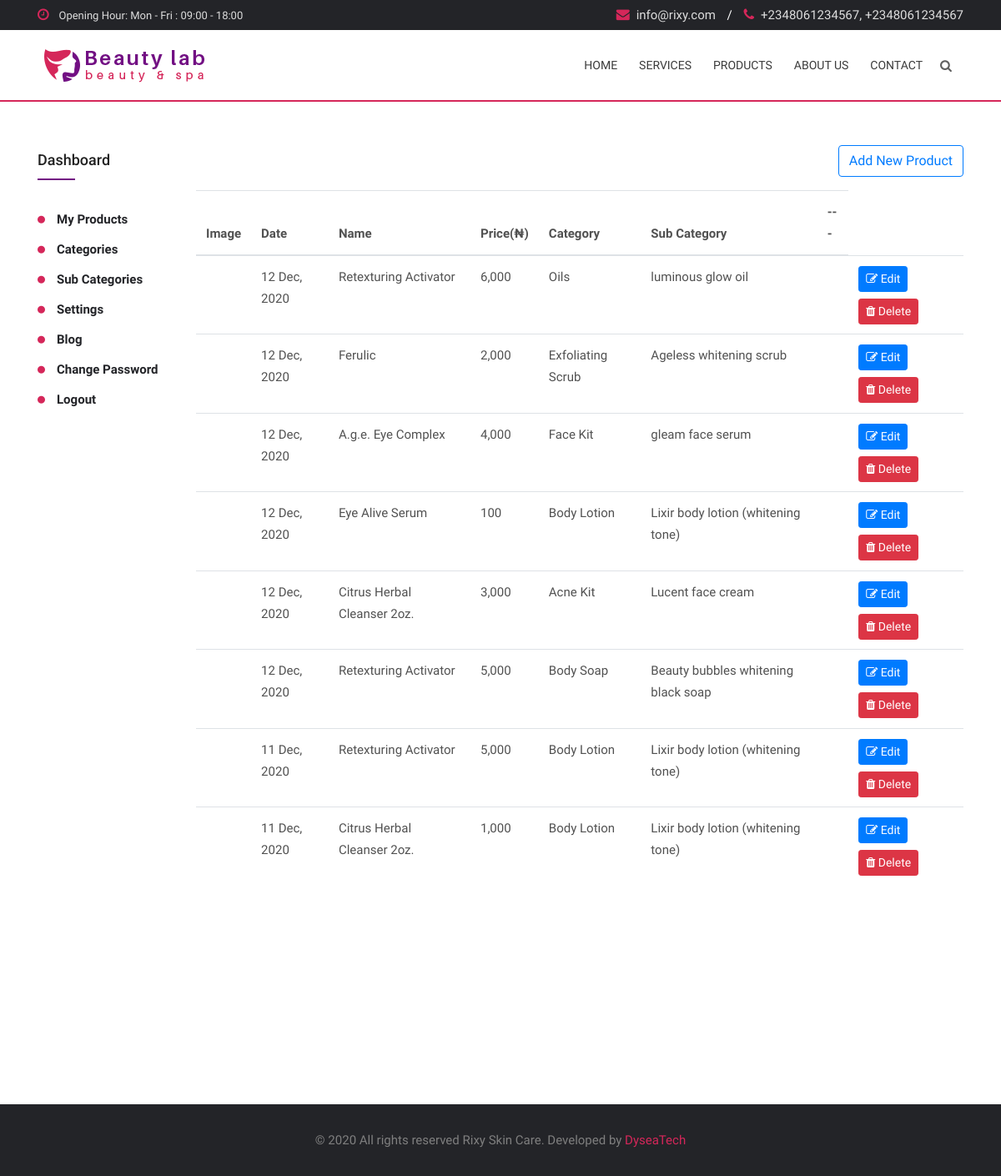
Page /dashboard.php on the committed database.
### tables this page shows
CREATE TABLE `dsettings` (
  `id` int(11) NOT NULL,
  `dphone` varchar(50) DEFAULT NULL,
  `demail` varchar(40) DEFAULT NULL,
  `daddress` text DEFAULT NULL,
  `dweb` varchar(40) NOT NULL,
  `ddate` datetime NOT NULL DEFAULT current_timestamp()
);

CREATE TABLE `dproducts` (
  `id` int(11) NOT NULL,
  `pid` varchar(35) DEFAULT NULL,
  `dsku` varchar(20) DEFAULT NULL,
  `pname` varchar(100) DEFAULT NULL,
  `pprice` varchar(11) DEFAULT NULL,
  `pdesc` text DEFAULT NULL,
  `dcategory` varchar(100) DEFAULT NULL,
  `dsub_cat` varchar(100) DEFAULT NULL,
  `dimg` varchar(20) DEFAULT NULL,
  `ddate` varchar(20) DEFAULT NULL
);

### dashboard.php (the view, shortened to what this page needs)
<?php
include 'head.php';  ?>
<body>
    <?php include 'header.php'; ?>
    <section class="blog-section blog-details mt-5">
        <div class="container">
            <div class="row">
                <div class="col-lg-2 bg-infos">
                    <aside class="blog-sidebar clearfix">
                    <?php include 'link.php'; ?>
                    </aside>
                </div>
                <div class="col-lg-10">
                <div class="right mb-3" style="text-align: right;">
                    <a href="#allproduct" title="Add New Product" class="btn btn-outline-primary" data-toggle="modal" data-target="#exampleModal">Add New Product</a>
                </div>
                <div class="table-responsive">
                    <table class="table table-stripeds table-hover">
                        <thead>
                            <tr>
                            <th scope="col">Image</th>
                            <th scope="col">Date</th>
                            <th scope="col">Name</th>
                            <th scope="col">Price(&#8358;)</th>
                            <th scope="col">Category</th>
                            <th scope="col">Sub Category</th>
                            <th scope="col">---</th>
                            </tr>
                        </thead>
                        <tbody>
                            <?php
                            $sql=$conn->query("SELECT * FROM dproducts ORDER BY id DESC");
                            if($sql->num_rows>0){
                                while($row=$sql->fetch_assoc()):
                                ?>
                            <tr>
                            <th scope="row">
                            </th>
                            <td><?php echo formatDate($row['ddate']); ?></td>
                            <td><?php echo $row['pname']; ?></td>
                            <td><?php echo number_format($row['pprice']); ?></td>
                            <td><?php echo $row['dcategory']; ?></td>
                            <td><?php echo $row['dsub_cat']; ?></td>
                            <td>
                            <td>
                                    <button class="btn btn-sm btn-primary mb-2" data-toggle="modal" data-target="#exampleModal<?php echo $row['id']; ?>"> <i class="fa fa-edit"></i> Edit</button>
                                    <button id="productRemove" img="<?php echo $row['dimg']; ?>" cid="<?php echo $row['pid']; ?>" class="btn btn-sm btn-danger"> <i class="fa fa-trash"></i> Delete</button>
                                </td>
                            </td>
                            </tr>
                            <tr>
                                <?php endwhile; }else{?>
                                    <tr>
                                        <th colspan="8" class="text-danger">No Products added yet</th>
                                    </tr>
                             <?php   } ?>
                        </tbody>
                    </table>
                </div>
                </div>
            </div>
        </div>
    </section>
<br>
<br>
<br>
<br>
<br>
<br>
    <?php include 'footer.php'; ?>
</html>

### head.php (shortened to what this page needs)
<?php
include 'clean.php';
$rixy =$conn->query("SELECT * FROM dsettings")->fetch_assoc();
?>
<!DOCTYPE html>
<html lang="en-US" class="no-js">
<head>
    <?php include 'style.php'; ?>
</head>

### style.php (shortened to what this page needs)
  <link rel="stylesheet" href="css/font-awesome.min.css">
  <link rel="stylesheet" href="css/flaticon.css">
  <link rel="stylesheet" href="css/bootstrap.min.css">
  <link rel="stylesheet" href="css/jquery-ui.min.css">
  <link rel="stylesheet" href="css/menuzord.css">
  <link rel="stylesheet" href="css/slick.css">
  <link rel="stylesheet" href="css/animate.css">
  <link rel="stylesheet" href="css/owl.carousel.min.css">
  <link rel="stylesheet" href="css/nice-select.css">
  <link rel="stylesheet" href="css/venobox.css">
  <link rel="stylesheet" href="css/global-style.css">
  <link rel="stylesheet" href="style.css">
  <link rel="stylesheet" href="css/colors/color-1.css">
  <link rel="stylesheet" href="css/responsive.css">
<link href="css/sweetalert.css" rel="stylesheet">
<link href="css/toastr.min.css" rel="stylesheet">

### header.php (shortened to what this page needs)
<div class="header-top">
    <div class="container">
        <div class="row">
            <div class="col-md-6">
                <div class="opening-time text-left"><i class="fa fa-clock-o color-d5"></i> <span>Opening Hour: Mon - Fri : 09:00 - 18:00</span> </div>
            </div>
            <div class="col-md-6">
                <div class="contact-mail text-right"> <a href="#"><i class="fa fa-envelope color-d5"></i><?php echo $rixy['demail']; ?></a> <span>/</span> <a href="#"><i class="fa fa-phone color-d5"></i><?php $explode =  explode(',', $rixy['dphone']); echo $explode[0].','.$explode[1] ?> </a> </div>
            </div>
        </div>
    </div>
</div>
<header class="beauty-header" id="beauty-header" style="border-bottom: 2px solid #d5275a;">
    <div class="container">
        <div class="row">
            <div class="col-12">
                <div id="menuzord" class="menuzord">
                    <a href="home" class="menuzord-brand custom-logo"><img id="logo" src="images/logo.png" alt="logo"></a>
                    <ul class="menuzord-menu menuzord-right">
                        <li class="<?php echo findBaseName('home'); ?>"><a href="home" title="Home">Home</a></li>
                        <li class="<?php echo findBaseName('services'); ?>"><a href="services" title="Services">Services</a></li>
                        <li class="<?php echo findBaseName('products'); ?>"><a href="products" title="Products">Products</a></li>
                        <li class="<?php echo findBaseName('about'); ?>"><a href="about" title="About us">About Us</a></li>
                        <li class="<?php echo findBaseName('contact'); ?>"><a href="contact" title="Contact">Contact</a></li>
                    </ul>
                    <button type="button" id="search-button" data-toggle="modal" data-target="#search-modal"><i class="fa fa-search"></i></button>
                </div>
            </div>
        </div>
    </div>
</header>

### clean.php (shortened to what this page needs)
<?php
function findBaseName($data){
  if(basename($_SERVER["REQUEST_URI"])==$data){
    echo 'active';
  }
}
function findBaseNamex($data){
  if(basename($_SERVER["REQUEST_URI"])==$data){
    echo 'activex';
  }
}
function formatDate($data){
  return date("d M, Y", strtotime($data));
}

### link.php
<div class="post-categories single-widget bg-darks" >
    <h5 class="widget-title fw-500 pos-relative">Dashboard</h5>
    <ul>
        <li class="<?php echo findBaseNamex('dashboard'); ?>"><a href="dashboard">My Products</a></li>
        <li class="<?php echo findBaseNamex('categories'); ?>"><a href="categories">Categories</a></li>
        <li class="<?php echo findBaseNamex('sub-categories'); ?>"><a href="sub-categories">Sub Categories</a></li>
        <li class="<?php echo findBaseNamex('settings'); ?>"><a href="settings">Settings</a></li>
        <li class="<?php echo findBaseNamex('blog'); ?>"><a href="blog">Blog</a></li>
        <li class="<?php echo findBaseNamex('change-password'); ?>"><a href="change-password">Change Password</a></li>
        <li><a href="logout">Logout</a></li>
    </ul>
</div>

### footer.php (shortened to what this page needs)
<footer>
    <div class="container">
        <div class="row">
            <div class="col-12">
                <p class="copyright">&copy; <?php echo date("Y"); ?> All rights reserved Rixy Skin Care. Developed by <a target="_blank" href="#dyseaTech">DyseaTech</a></p>
            </div>
        </div>
    </div>
</footer>

### css/menuzord.css (style rules this page uses)
.menuzord, .menuzord * { box-sizing:border-box; -moz-box-sizing:border-box; -webkit-box-sizing:border-box; }
.menuzord { width: 100%; padding: 0 30px; float: left; position: relative; background: #fff; }
.menuzord a { -o-transition: color .3s linear, background .3s linear; -moz-transition: color .3s linear, background .3s linear; -webkit-transition: color .3s linear, background .3s linear; transition: color .3s linear, background .3s linear; }
.menuzord-brand { margin: 18px 30px 0 0; float: left; color: #666; text-decoration: none; font-size: 24px; font-weight: 600; line-height: 1.3; cursor: pointer; }
.menuzord-menu { margin: 0; padding: 0; float: left; list-style: none; }
.menuzord-menu.menuzord-right { float: right; }
.menuzord-menu > li { display: inline-block; float: left; }
.menuzord-menu > li > a { padding: 26px 16px; display: inline-block; text-decoration: none; font-size: 14px; font-weight: 600; color: #888; outline: 0; line-height: 1.42857143; -webkit-tap-highlight-color: rgba(0,0,0,0); -webkit-tap-highlight-color: transparent; }

### css/global-style.css (style rules this page uses)
* { margin: 0px; padding: 0px; }
body, p { padding: 0px; font-size: 15px; line-height: 26px; margin: 0px auto; color: #515151; font-family: 'Arimo', sans-serif; -webkit-font-smoothing: antialiased; -moz-osx-font-smoothing: grayscale; }
body, html { height: 100%; }
h1, h2, h3, h4, h5, h6, p, figur, a { margin: 0px; font-weight: normal; }
h1, h2, h3, h4, h5, h6 { font-family: 'Roboto', sans-serif; -webkit-font-variant-ligatures: common-ligatures; font-variant-ligatures: common-ligatures; }
a { text-decoration: none; color: #333; }
ul { list-style: none; margin: 0; padding: 0; }
.fw-500 { font-weight: 500; }
h5 { font-size: 20px; line-height: 36px; }
.pos-relative { position: relative; }
.comment-form-section form input, .getin-section .get-in form input, .getin-section .get-in form textarea, .comment-form-section form textarea, .getin-section .get-in form button.send-msg, .comment-form-section form button, .blog-sidebar .search-widget button, .product-review-tab .review .review-form button, .product-details-wrapper .add-cart-area li.qty i, .experts-section .expert-hover .bio i, .beauty-header, .beauty-header .menuzord-menu > li a, .beauty-header .custom-logo, #search-button, .scroll-top, .video-content i, .home3-hero .mouse, .footer-widget .newsletter-widget button, .single-blog .img-area img, .product-carousel-wrapper .owl-prev, .product-carousel-wrapper .owl-next, .beautyLab-gallery .filtering-menu li, .service-section .img-over-content, .service-section .img-over-content a, .service-section .img-over-content i, .service-section .single-service .divider, .service-section .single-service p, .service-section .single-service img, .booking-section .booking-wrapper form button, .booking-section .booking-wrapper .single-input .nice-select:focus, .booking-section .booking-wrapper .single-input input:focus, .booking-section .booking-wrapper .single-input textarea:focus, .welcome-carousel-wrapper .slick-prev:before, .welcome-carousel-wrapper .slick-next:before, .welcome-section .single-feature i, .welcome-section .feature-content h6, #search-button i, .home1-slider .Modern-Slider .PrevArrow, .home1-slider .Modern-Slider .NextArrow, .transition-3s, a { -webkit-transition: all 0.3s linear; -moz-transition: all 0.3s linear; -ms-transition: all 0.3s linear; -o-transition: all 0.3s linear; transition: all 0.3s linear; }

### rows in the picture
dsettings: demail "info@rixy.com", dphone "+2348061234567"
dproducts: ddate "12 Dec, 2020", pname "Retexturing Activator", pprice "6,000", dcategory "Oils", dsub_cat "luminous glow oil"
dproducts: ddate "12 Dec, 2020", pname "Ferulic", pprice "2,000", dcategory "Exfoliating Scrub", dsub_cat "Ageless whitening scrub"
dproducts: ddate "12 Dec, 2020", pname "A.g.e. Eye Complex", pprice "4,000", dcategory "Face Kit", dsub_cat "gleam face serum"
dproducts: ddate "12 Dec, 2020", pname "Eye Alive Serum", pprice "100", dcategory "Body Lotion", dsub_cat "Lixir body lotion (whitening tone)"
dproducts: ddate "12 Dec, 2020", pname "Citrus Herbal Cleanser 2oz.", pprice "3,000", dcategory "Acne Kit", dsub_cat "Lucent face cream"
dproducts: ddate "12 Dec, 2020", pname "Retexturing Activator", pprice "5,000", dcategory "Body Soap", dsub_cat "Beauty bubbles whitening black soap"
dproducts: ddate "11 Dec, 2020", pname "Retexturing Activator", pprice "5,000", dcategory "Body Lotion", dsub_cat "Lixir body lotion (whitening tone)"
dproducts: ddate "11 Dec, 2020", pname "Citrus Herbal Cleanser 2oz.", pprice "1,000", dcategory "Body Lotion", dsub_cat "Lixir body lotion (whitening tone)"
